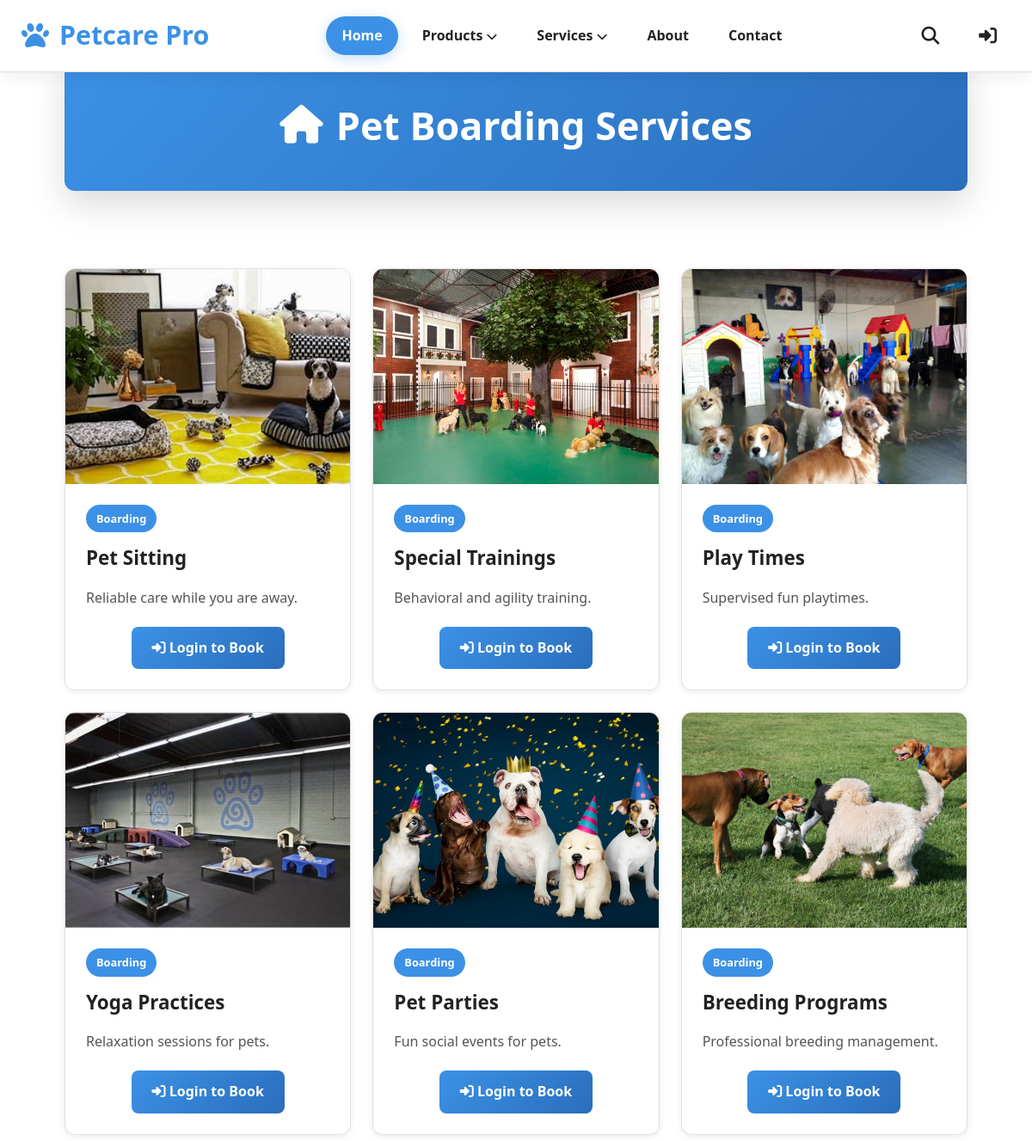
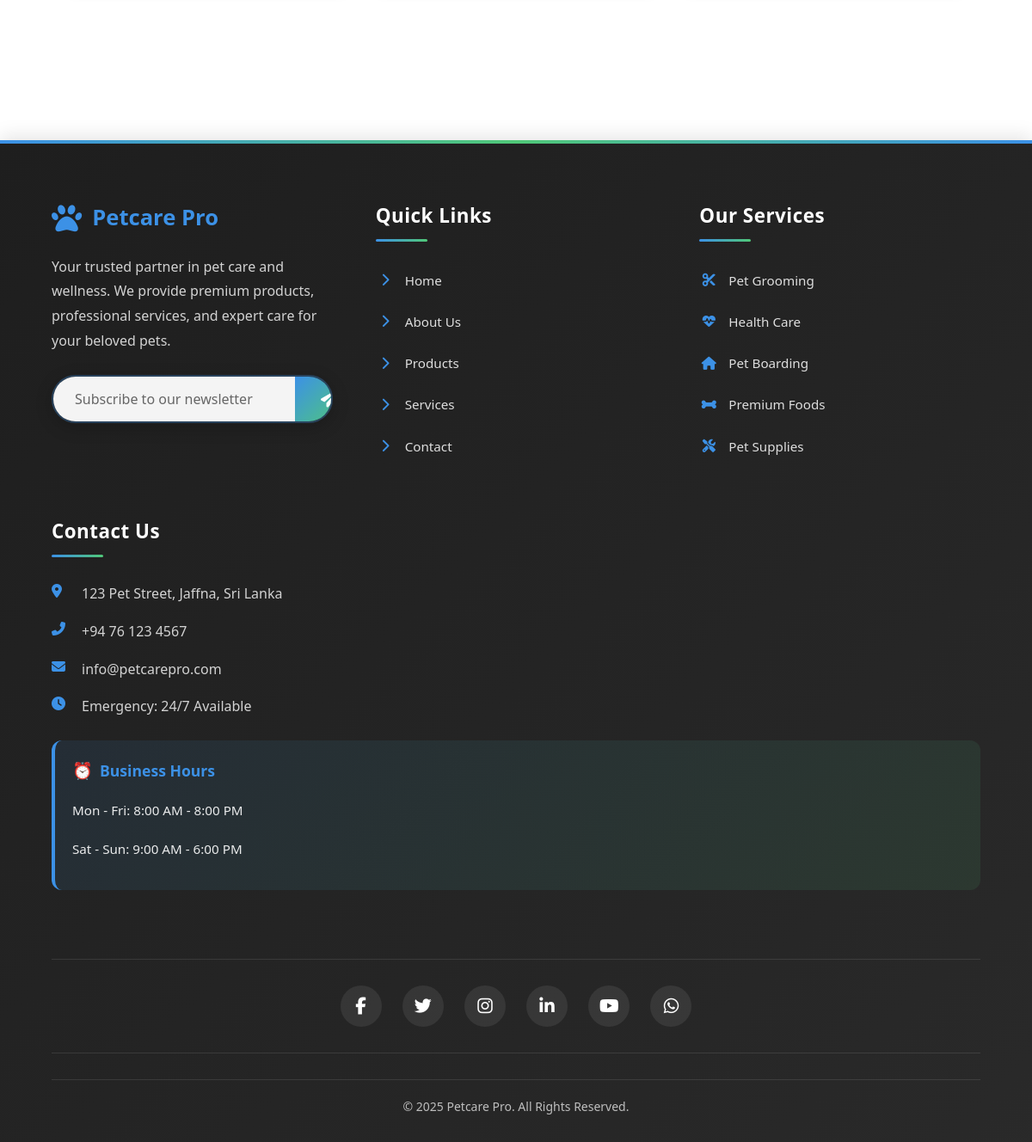
Screenshot of /services/pet_boarding.php with the database file from the repository (2 pictures, top to bottom).
### tables this page shows
CREATE TABLE services (
  id INT AUTO_INCREMENT PRIMARY KEY,
  name VARCHAR(255) NOT NULL,
  description TEXT NOT NULL,
  category VARCHAR(100) NOT NULL,
  image_url VARCHAR(255) NOT NULL,
  created_at TIMESTAMP DEFAULT CURRENT_TIMESTAMP
);

### services/pet_boarding.php (the view, shortened to what this page needs)
<!DOCTYPE html>
<html lang="en">
<head>
    <link rel="stylesheet" href="https://cdnjs.cloudflare.com/ajax/libs/font-awesome/6.5.1/css/all.min.css" />
    <link rel="stylesheet" href="../styles/header.css">
    <link rel="stylesheet" href="../styles/footer.css">
    <link rel="stylesheet" href="../styles/services.css">
</head>
<body>
    <?php
    include '../includes/header.php';
    $conn = getDBConnection();
    $query = "SELECT * FROM services WHERE category = 'Boarding'";
    $result = $conn->query($query);
    ?>
    <div class="services-container">
        <div class="page-header">
            <div class="header-content">
                <h1>
                    <i class="fas fa-home"></i> Pet Boarding Services
                </h1>
            </div>
        </div>
        <div class="services-grid">
            <?php if ($result && $result->num_rows > 0): ?>
                <?php while ($service = $result->fetch_assoc()): ?>
                    <div class="service-card">
                        <div class="card-image-container">
                            <img src="../assets/images/<?= htmlspecialchars($service['image_url']) ?>"
                                alt="<?= htmlspecialchars($service['name']) ?>"
                                class="card-image"
                                onerror="this.src='../assets/images/placeholder-service.jpg'">
                        </div>
                        <div class="card-content">
                            <div class="card-header">
                                <span class="badge badge-primary">Boarding</span>
                                <h3 class="card-title"><?= htmlspecialchars($service['name']) ?></h3>
                            </div>
                            <p class="card-description"><?= htmlspecialchars($service['description']) ?></p>
                            <div class="card-actions">
                                <?php if (isset($_SESSION['user_id'])): ?>
                                    <button onclick="addServiceToCart(<?= $service['id'] ?>)" class="btn btn-primary">
                                        <i class="fas fa-calendar-check"></i> Book Now
                                    </button>
                                <?php else: ?>
                                    <a href="../auth/login.php" class="btn btn-primary">
                                        <i class="fas fa-sign-in-alt"></i> Login to Book
                                    </a>
                                <?php endif; ?>
                            </div>
                        </div>
                    </div>
                <?php endwhile; ?>
            <?php endif; ?>
        </div>
    </div>
    <?php include '../includes/footer.php'; ?>
</body>
</html>

### includes/header.php (shortened to what this page needs)
<header>
    <nav class="top-nav" id="topNav">
        <a href="/Petcare-pro/index.php" class="brand">
            <i class="fas fa-paw"></i>
            Petcare Pro
        </a>
        <ul>
            <li><a href="/Petcare-pro/index.php" class="active">Home</a></li>
            <li class="dropdown">
                <a href="#">Products <i class="fas fa-chevron-down" style="font-size: 0.8rem;"></i></a>
            </li>
            <li class="dropdown">
                <a href="#">Services <i class="fas fa-chevron-down" style="font-size: 0.8rem;"></i></a>
            </li>
            <li><a href="/Petcare-pro/about.php">About</a></li>
            <li><a href="/Petcare-pro/contact.php">Contact</a></li>
        </ul>
        <div class="icons">
            <i class="fas fa-search" id="search-btn"></i>
            <?php if (isset($_SESSION['user_id'])): ?>
                <a href="<?php echo ($_SESSION['role'] == 'admin') ? '/Petcare-pro/admin/dashboard.php' : '/Petcare-pro/user/dashboard.php'; ?>">
                    <i class="fas fa-user"></i>
                </a>
            <?php else: ?>
                <a href="/Petcare-pro/auth/login.php">
                    <i class="fas fa-sign-in-alt"></i>
                </a>
            <?php endif; ?>
        </div>
    </nav>
</header>

### includes/footer.php (shortened to what this page needs)
<footer>
    <div class="footer-container">
        <div class="footer-column">
            <div class="footer-brand">
                <i class="fas fa-paw"></i>
                <span>Petcare Pro</span>
            </div>
            <p>
                Your trusted partner in pet care and wellness. We provide premium products,
                professional services, and expert care for your beloved pets.
            </p>
            <div class="footer-newsletter">
                <input type="email" placeholder="Subscribe to our newsletter" id="newsletter-email">
                <button type="button" onclick="subscribeNewsletter()"><i class="fas fa-paper-plane"></i></button>
            </div>
        </div>
        <div class="footer-column">
            <h3>Quick Links</h3>
            <ul>
                <li><a href="/Petcare-pro/index.php"><i class="fas fa-chevron-right"></i> Home</a></li>
                <li><a href="/Petcare-pro/about.php"><i class="fas fa-chevron-right"></i> About Us</a></li>
                <li><a href="/Petcare-pro/products/foods.php"><i class="fas fa-chevron-right"></i> Products</a></li>
                <li><a href="/Petcare-pro/services/pet_grooming.php"><i class="fas fa-chevron-right"></i> Services</a></li>
                <li><a href="/Petcare-pro/contact.php"><i class="fas fa-chevron-right"></i> Contact</a></li>
            </ul>
        </div>
        <div class="footer-column">
            <h3>Our Services</h3>
            <ul>
                <li><a href="/Petcare-pro/services/pet_grooming.php"><i class="fas fa-cut"></i> Pet Grooming</a></li>
                <li><a href="/Petcare-pro/services/pet_health.php"><i class="fas fa-heartbeat"></i> Health Care</a></li>
                <li><a href="/Petcare-pro/services/pet_boarding.php"><i class="fas fa-home"></i> Pet Boarding</a></li>
                <li><a href="/Petcare-pro/products/foods.php"><i class="fas fa-bone"></i> Premium Foods</a></li>
                <li><a href="/Petcare-pro/products/tools.php"><i class="fas fa-tools"></i> Pet Supplies</a></li>
            </ul>
        </div>
        <div class="footer-column footer-contact">
            <h3>Contact Us</h3>
            <p><i class="fas fa-map-marker-alt"></i> 123 Pet Street, Jaffna, Sri Lanka</p>
            <p><i class="fas fa-phone-alt"></i> +94 76 123 4567</p>
            <p><i class="fas fa-envelope"></i> info@petcarepro.com</p>
            <p><i class="fas fa-clock"></i> Emergency: 24/7 Available</p>
            <div class="service-hours">
                <h4>Business Hours</h4>
                <p>Mon - Fri: 8:00 AM - 8:00 PM</p>
                <p>Sat - Sun: 9:00 AM - 6:00 PM</p>
            </div>
        </div>
    </div>
    <div class="footer-social">
        <a href="#" title="Facebook" aria-label="Facebook"><i class="fab fa-facebook-f"></i></a>
        <a href="#" title="Twitter" aria-label="Twitter"><i class="fab fa-twitter"></i></a>
        <a href="#" title="Instagram" aria-label="Instagram"><i class="fab fa-instagram"></i></a>
        <a href="#" title="LinkedIn" aria-label="LinkedIn"><i class="fab fa-linkedin-in"></i></a>
        <a href="#" title="YouTube" aria-label="YouTube"><i class="fab fa-youtube"></i></a>
        <a href="#" title="WhatsApp" aria-label="WhatsApp"><i class="fab fa-whatsapp"></i></a>
    </div>
    <div class="footer-bottom">
        &copy; <?php echo date('Y'); ?> Petcare Pro. All Rights Reserved.
    </div>
</footer>

### styles/header.css (style rules this page uses)
:root { --background: #ffffff; --surface: #f7f9fa; --primary-text: #222222; --secondary-text: #555555; --primary-color: #3c91e6; --primary-hover: #2a6ebb; --success: #50c878; --warning: #ffa726; --error: #e53e3e; --white: #ffffff; --border-color: #e0e0e0; --shadow: rgba(0, 0, 0, 0.1); --light-shadow: rgba(0, 0, 0, 0.05); }
* { box-sizing: border-box; margin: 0; padding: 0; }
body { font-family: "Segoe UI", Tahoma, Geneva, Verdana, sans-serif; background-color: var(--background); color: var(--primary-text); min-height: 100vh; padding-top: 70px; }
.top-nav { position: fixed; top: 0; width: 100%; display: flex; align-items: center; justify-content: space-between; padding: 15px 5%; box-shadow: 0 4px 20px rgba(0, 0, 0, 0.08); z-index: 1000; background: var(--background); color: var(--primary-text); transition: all 0.3s cubic-bezier(0.4, 0, 0.2, 1); backdrop-filter: blur(10px); border-bottom: 1px solid var(--border-color); }
.top-nav .brand { font-size: 1.9rem; font-weight: 700; color: var(--primary-color); display: flex; align-items: center; gap: 12px; text-decoration: none; transition: transform 0.3s ease; }
.top-nav .brand i { color: var(--primary-color); font-size: 2rem; animation: float 3s ease-in-out infinite; }
.top-nav ul { display: flex; justify-content: center; list-style: none; flex: 1; gap: 10px; }
.top-nav ul li { position: relative; }
.top-nav ul li a { text-decoration: none; font-size: 1rem; padding: 10px 18px; border-radius: 25px; transition: all 0.3s cubic-bezier(0.4, 0, 0.2, 1); color: var(--primary-text); font-weight: 600; display: block; position: relative; }
.top-nav ul li a::after { content: ""; position: absolute; bottom: 5px; left: 50%; transform: translateX(-50%) scaleX(0); width: 60%; height: 2px; background: var(--primary-color); transition: transform 0.3s ease; }
.top-nav ul li a.active { background-color: var(--primary-color); color: var(--white); box-shadow: 0 4px 15px rgba(60, 145, 230, 0.3); }
.top-nav ul li a.active::after { display: none; }
.dropdown { position: relative; }
.icons { display: flex; align-items: center; gap: 22px; }
.icons i { cursor: pointer; font-size: 1.3rem; transition: all 0.3s cubic-bezier(0.4, 0, 0.2, 1); color: var(--primary-text); padding: 8px; border-radius: 8px; }
.icons a { color: var(--primary-text); text-decoration: none; transition: all 0.3s ease; padding: 8px; border-radius: 8px; display: flex; align-items: center; }
@media (max-width: 1200px) { .top-nav { padding: 15px 25px; } }
@media (max-width: 1200px) { .brand { font-size: 1.8rem; } }

### rows the page displays
services: image_url (picture), name "Pet Sitting", description "Reliable care while you are away."
services: image_url (picture), name "Special Trainings", description "Behavioral and agility training."
services: image_url (picture), name "Play Times", description "Supervised fun playtimes."
services: image_url (picture), name "Yoga Practices", description "Relaxation sessions for pets."
services: image_url (picture), name "Pet Parties", description "Fun social events for pets."
services: image_url (picture), name "Breeding Programs", description "Professional breeding management."
